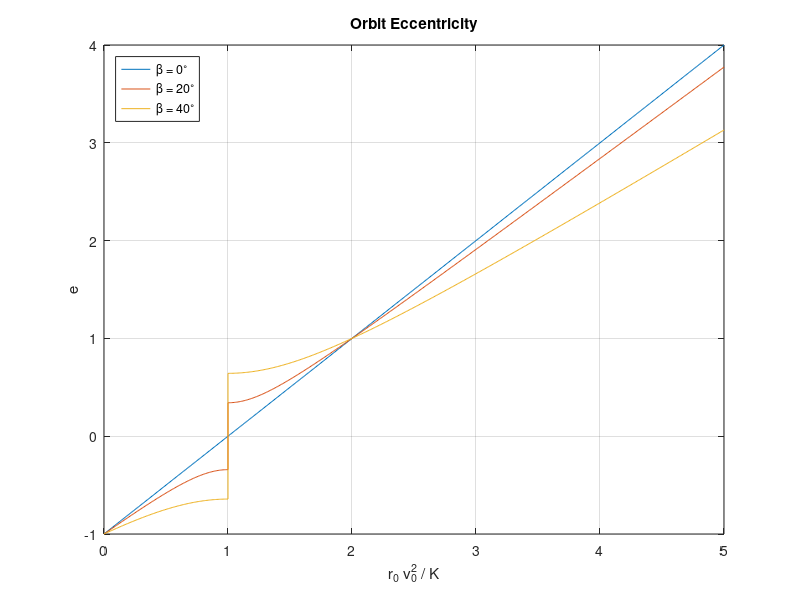

MATLAB code for this plot:
% This is free software: you can redistribute it and/or modify
% it under the terms of the GNU Lesser General Public License as
% published by the Free Software Foundation, either version 3
% of the License, or (at your option) any later version.
%
% This is distributed in the hope that it will be useful,
% but WITHOUT ANY WARRANTY; without even the implied warranty of
% MERCHANTABILITY or FITNESS FOR A PARTICULAR PURPOSE.  See the
% GNU Lesser General Public License for more details.
%
% Copyright (c) 2020, Eun Hwan Shin.

clear

% This script generate Fig. 4.9-2. Orbit eccentricity estabilished initial 
% values of \beta and r v^2/K.

% Let x = r_0 v_0^2 / K

x1 = [0:0.01:1];
x2 = [1:0.01:5];
x = [x1 x2];

beta = [0, 20, 40] * pi/180;

% Note from (4.9-6) that e < 0 when r_0 v_0^2 / K < 1:
% \frac{r_0 v_0^2}{K} \cos^2 \beta_0 = 1 + e \cos \theta_0.

for i=1:length(beta),
  c = cos(beta(i))^2;
  s = sin(beta(i))^2;
  e1 = -((x1 - 1).^2 * c + s).^0.5; 
  e2 = ((x2 - 1).^2 * c + s).^0.5;

  plot(x, [e1 e2]);
  hold on
end
hold off

legend('\beta = 0^\circ', '\beta = 20^\circ', '\beta = 40^\circ', 'location', 'northwest')
xlabel('r_0 v_0^2 / K')
ylabel('e')
title('Orbit Eccentricity')
grid on